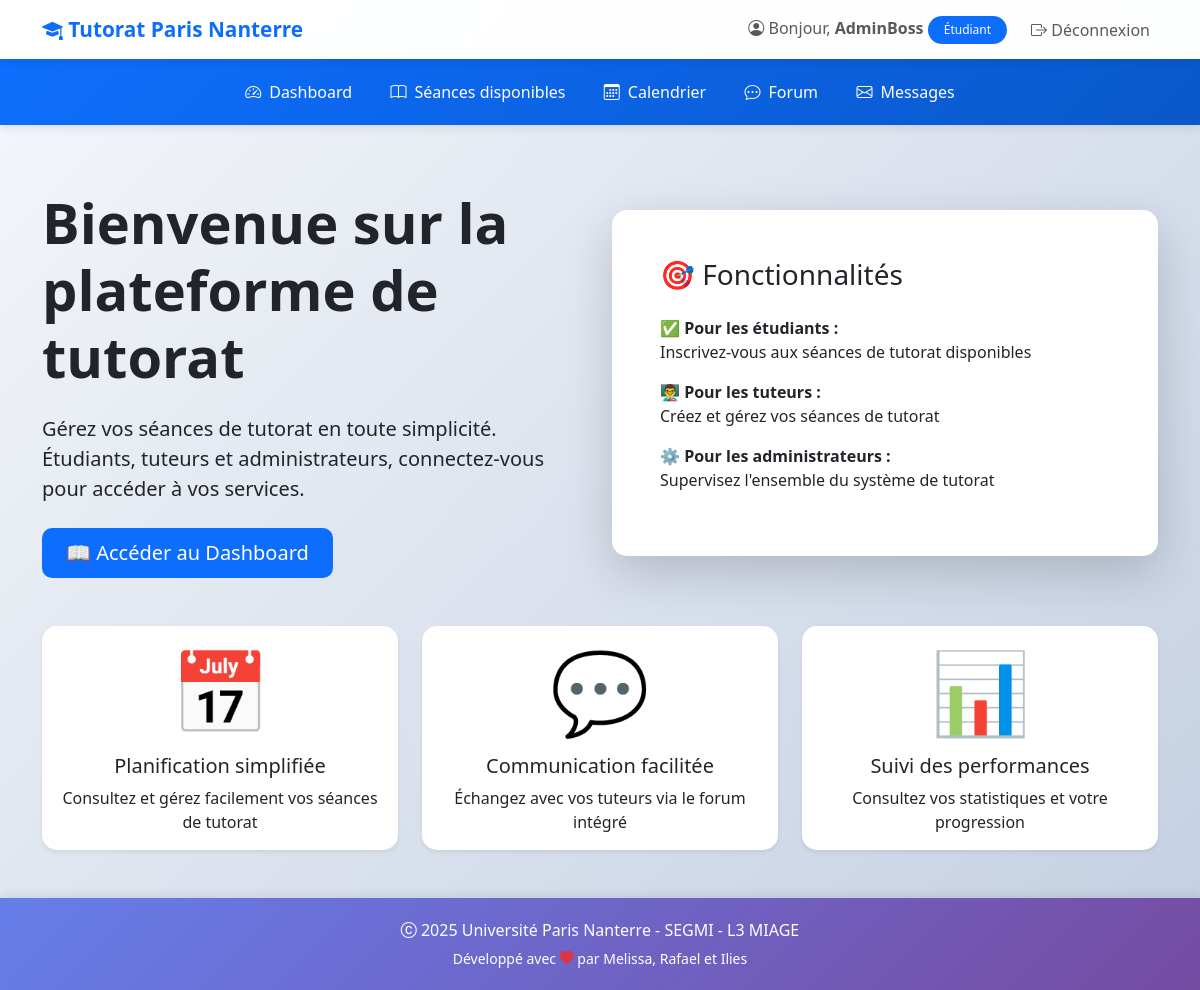
Page / (signed in) on the earlier database version.
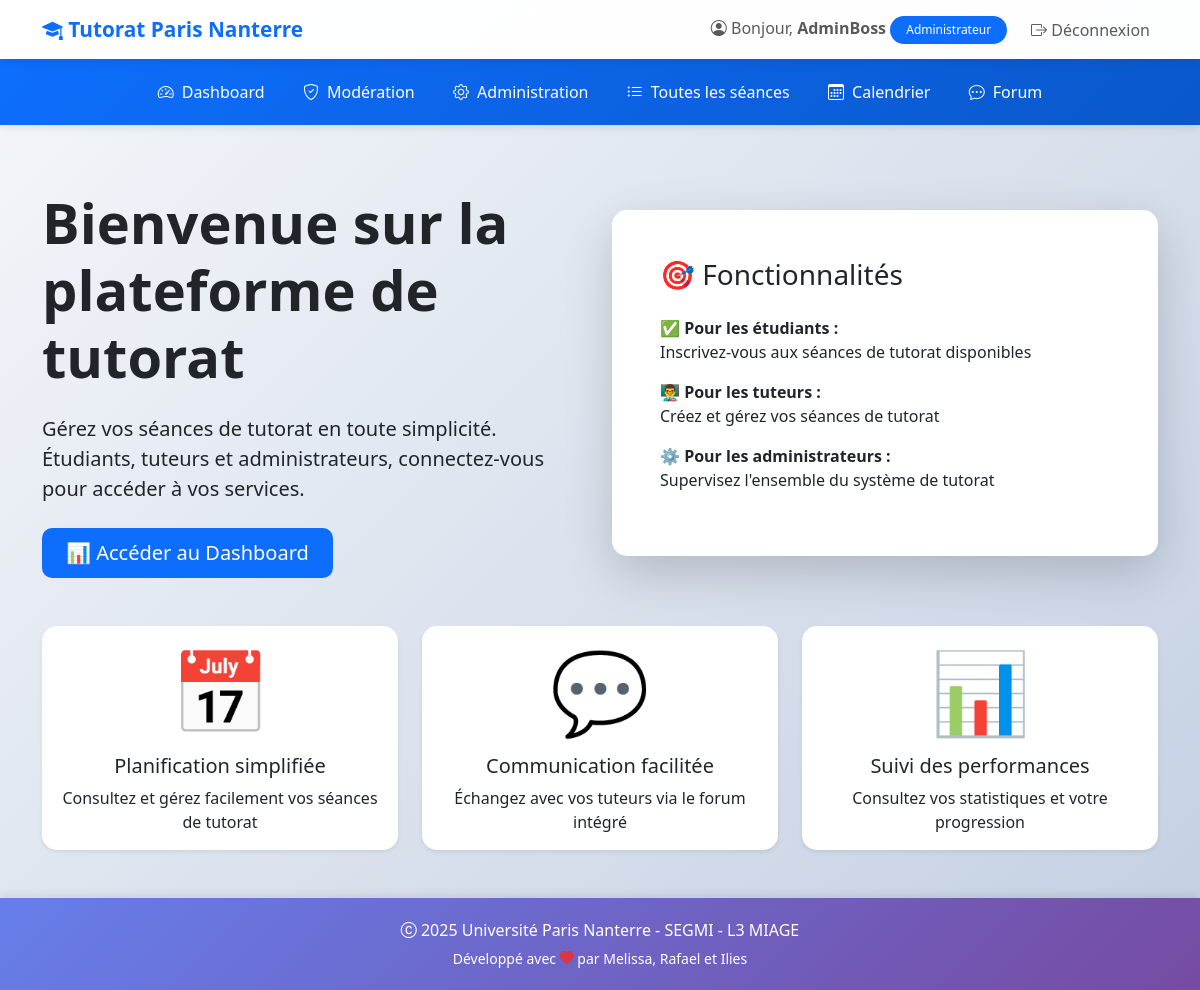
Same page on the later database version.
### tutorat/models.py (models this page shows, shortened)
class User(AbstractUser):
    ROLE_CHOICES = (
        ('ETUDIANT', 'Étudiant'),
        ('TUTEUR', 'Tuteur'),
        ('ADMIN', 'Administrateur'),
    )
    role = models.CharField(
        max_length=20,
        choices=ROLE_CHOICES,
        default='ETUDIANT',
        verbose_name="Rôle"
    )
    telephone = models.CharField(
        max_length=15,
        blank=True,
        null=True,
        verbose_name="Téléphone"
    )
    date_naissance = models.DateField(
        blank=True,
        null=True,
        verbose_name="Date de naissance"
    )
    class Meta:
        verbose_name = "Utilisateur"
        verbose_name_plural = "Utilisateurs"

### tutorat/views.py (the view)
# urls.py: path('', views.accueil, name='accueil'),
def accueil(request):
    return render(request, 'tutorat/accueil.html')

### tutorat/templates/tutorat/accueil.html (shortened to what this page needs)
{% extends 'tutorat/base.html' %}
{% block content %}
<div class="row align-items-center">
    <div class="col-lg-6">
        <h1 class="display-4 fw-bold mb-4">
            Bienvenue sur la plateforme de tutorat
        </h1>
        <p class="lead mb-4">
            Gérez vos séances de tutorat en toute simplicité.
            Étudiants, tuteurs et administrateurs, connectez-vous pour accéder à vos services.
        </p>
        {% if not user.is_authenticated %}
            <div class="d-grid gap-2 d-md-flex">
                <a href="{% url 'inscription' %}" class="btn btn-primary btn-lg">
                    📝 S'inscrire
                </a>
                <a href="{% url 'connexion' %}" class="btn btn-outline-primary btn-lg">
                    🔐 Se connecter
                </a>
            </div>
        {% else %}
            <div class="d-grid gap-2 d-md-flex">
                {% if user.role == 'ADMIN' %}
                    <a href="{% url 'dashboard_admin' %}" class="btn btn-primary btn-lg">
                        📊 Accéder au Dashboard
                    </a>
                {% elif user.role == 'TUTEUR' %}
                    <a href="{% url 'dashboard_tuteur' %}" class="btn btn-primary btn-lg">
                        📚 Accéder au Dashboard
                    </a>
                {% else %}
                    <a href="{% url 'dashboard_etudiant' %}" class="btn btn-primary btn-lg">
                        📖 Accéder au Dashboard
                    </a>
                {% endif %}
            </div>
        {% endif %}
    </div>
    <div class="col-lg-6">
        <div class="card shadow-lg border-0">
            <div class="card-body p-5">
                <h3 class="card-title mb-4">🎯 Fonctionnalités</h3>
                <ul class="list-unstyled">
                    <li class="mb-3">
                        <strong>✅ Pour les étudiants :</strong><br>
                        Inscrivez-vous aux séances de tutorat disponibles
                    </li>
                    <li class="mb-3">
                        <strong>👨‍🏫 Pour les tuteurs :</strong><br>
                        Créez et gérez vos séances de tutorat
                    </li>
                    <li class="mb-3">
                        <strong>⚙️ Pour les administrateurs :</strong><br>
                        Supervisez l'ensemble du système de tutorat
                    </li>
                </ul>
            </div>
        </div>
    </div>
</div>
<div class="row mt-5">
    <div class="col-md-4">
        <div class="card h-100 shadow-sm">
            <div class="card-body text-center">
                <div class="display-1 mb-3">📅</div>
                <h5 class="card-title">Planification simplifiée</h5>
                <p class="card-text">Consultez et gérez facilement vos séances de tutorat</p>
            </div>
        </div>
    </div>
    <div class="col-md-4">
        <div class="card h-100 shadow-sm">
            <div class="card-body text-center">
                <div class="display-1 mb-3">💬</div>
                <h5 class="card-title">Communication facilitée</h5>
                <p class="card-text">Échangez avec vos tuteurs via le forum intégré</p>
            </div>
        </div>
    </div>
    <div class="col-md-4">
        <div class="card h-100 shadow-sm">
            <div class="card-body text-center">
                <div class="display-1 mb-3">📊</div>
                <h5 class="card-title">Suivi des performances</h5>
                <p class="card-text">Consultez vos statistiques et votre progression</p>
            </div>
        </div>
    </div>
</div>
{% endblock %}

### tutorat/templates/tutorat/base.html (shortened to what the changed rows need)
<!DOCTYPE html>
<html lang="fr">
<head>
    <link href="https://cdn.jsdelivr.net/npm/bootstrap@5.3.0/dist/css/bootstrap.min.css" rel="stylesheet">
    <link rel="stylesheet" href="https://cdn.jsdelivr.net/npm/bootstrap-icons@1.11.0/font/bootstrap-icons.css">
</head>
<body>
    <nav class="navbar navbar-expand-lg navbar-light">
        <div class="container">
            <div class="collapse navbar-collapse" id="navbarNav">
                <ul class="navbar-nav ms-auto align-items-center">
                    {% if user.is_authenticated %}
                        <li class="nav-item">
                            <span class="navbar-text me-3">
                                <i class="bi bi-person-circle"></i>
                                Bonjour, <strong>{{ user.first_name|default:user.username }}</strong>
                                <span class="badge bg-primary">{{ user.get_role_display }}</span>
                            </span>
                        </li>
                        <li class="nav-item">
                            <a class="nav-link btn btn-outline-danger btn-sm" href="{% url 'deconnexion' %}">
                                <i class="bi bi-box-arrow-right"></i> Déconnexion
                            </a>
                        </li>
                    {% endif %}
                </ul>
            </div>
        </div>
    </nav>
    {% if user.is_authenticated %}
        <nav class="secondary-navbar">
            <div class="container">
                <ul class="nav justify-content-center">
                    {% if user.role == 'TUTEUR' %}
                        <li class="nav-item">
                            <a class="nav-link" href="{% url 'dashboard_tuteur' %}">
                                <i class="bi bi-speedometer2"></i> Dashboard
                            </a>
                        </li>
                        <li class="nav-item">
                            <a class="nav-link" href="{% url 'seance_create' %}">
                                <i class="bi bi-plus-circle"></i> Créer une séance
                            </a>
                        </li>
                        <li class="nav-item">
                            <a class="nav-link" href="{% url 'seance_list' %}">
                                <i class="bi bi-list-ul"></i> Mes séances
                            </a>
                        </li>
                        <li class="nav-item">
                            <a class="nav-link" href="{% url 'calendrier' %}">
                                <i class="bi bi-calendar3"></i> Calendrier
                            </a>
                        </li>
                        <li class="nav-item">
                            <a class="nav-link" href="{% url 'forum_accueil' %}">
                                <i class="bi bi-chat-dots"></i> Forum
                            </a>
                        </li>
                        <li class="nav-item">
                            <a class="nav-link" href="{% url 'messagerie_liste' %}">
                                <i class="bi bi-envelope"></i> Messages
                            </a>
                        </li>
                    {% elif user.role == 'ETUDIANT' %}
                        <li class="nav-item">
                            <a class="nav-link" href="{% url 'dashboard_etudiant' %}">
                                <i class="bi bi-speedometer2"></i> Dashboard
                            </a>
                        </li>
                        <li class="nav-item">
                            <a class="nav-link" href="{% url 'seance_list' %}">
                                <i class="bi bi-book"></i> Séances disponibles
                            </a>
                        </li>
                        <li class="nav-item">
                            <a class="nav-link" href="{% url 'calendrier' %}">
                                <i class="bi bi-calendar3"></i> Calendrier
                            </a>
                        </li>
                        <li class="nav-item">
                            <a class="nav-link" href="{% url 'forum_accueil' %}">
                                <i class="bi bi-chat-dots"></i> Forum
                            </a>
                        </li>
                        <li class="nav-item">
                            <a class="nav-link" href="{% url 'messagerie_liste' %}">
                                <i class="bi bi-envelope"></i> Messages
                            </a>
                        </li>
                    {% elif user.role == 'ADMIN' %}
                        <li class="nav-item">
                            <a class="nav-link" href="{% url 'dashboard_admin' %}">
                                <i class="bi bi-speedometer2"></i> Dashboard
                            </a>
                        </li>
                        <li class="nav-item">
                            <a class="nav-link" href="{% url 'admin_moderation' %}">
                                <i class="bi bi-shield-check"></i> Modération
                            </a>
                        </li>
                        <li class="nav-item">
                            <a class="nav-link" href="/admin/">
                                <i class="bi bi-gear"></i> Administration
                            </a>
                        </li>
                        <li class="nav-item">
                            <a class="nav-link" href="{% url 'seance_list' %}">
                                <i class="bi bi-list-ul"></i> Toutes les séances
                            </a>
                        </li>
                        <li class="nav-item">
                            <a class="nav-link" href="{% url 'calendrier' %}">
                                <i class="bi bi-calendar3"></i> Calendrier
                            </a>
                        </li>
                        <li class="nav-item">
                            <a class="nav-link" href="{% url 'forum_accueil' %}">
                                <i class="bi bi-chat-dots"></i> Forum
                            </a>
                        </li>
                    {% endif %}
                </ul>
            </div>
        </nav>
    {% endif %}
    <main class="container my-5">
        {% block content %}{% endblock %}
    </main>
</body>
</html>

Differences in the rows shown:
changed User "AdminBoss": role "Étudiant" → "Administrateur"
Other differences:
text no longer shown: "Séances disponibles Messages 📖 Accéder au Dashboard"
text now shown: "Modération Administration Toutes les séances 📊 Accéder au Dashboard"
